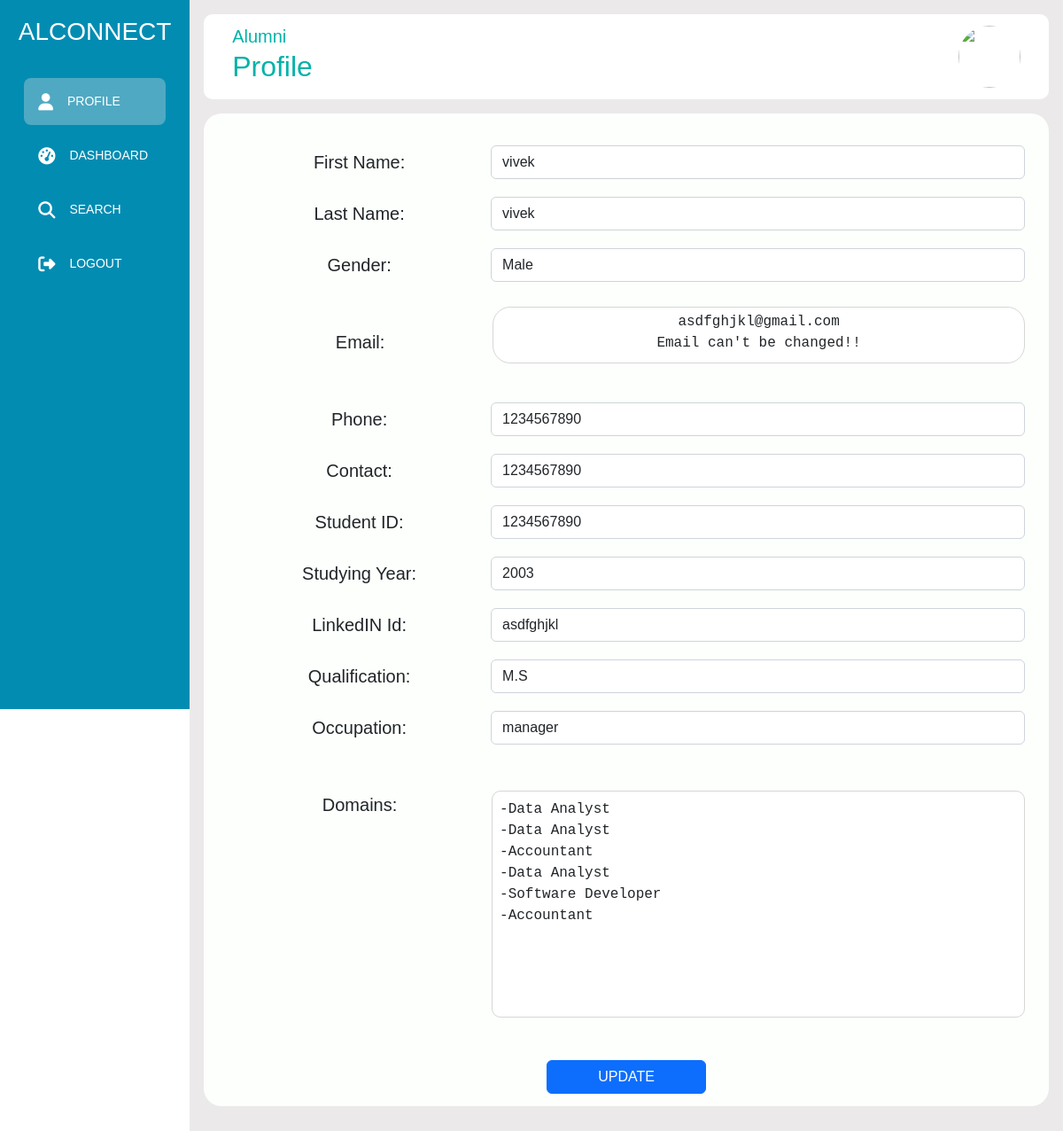
Screenshot of /alumni_profile.php (signed in) with the database file from the repository.
### tables this page shows
CREATE TABLE `alumni_record` (
  `id` int(11) NOT NULL,
  `firstname` varchar(124) NOT NULL,
  `lastname` varchar(124) NOT NULL,
  `gender` varchar(10) NOT NULL,
  `email` varchar(255) NOT NULL,
  `phone` varchar(20) NOT NULL,
  `contact` varchar(20) NOT NULL,
  `studentID` varchar(10) NOT NULL,
  `year` int(4) NOT NULL,
  `linkedin` varchar(255) NOT NULL,
  `qualification` varchar(7) NOT NULL,
  `occupation` varchar(128) NOT NULL,
  `password` varchar(255) NOT NULL
);

CREATE TABLE `alumni_domains` (
  `id` int(11) NOT NULL,
  `email` varchar(255) NOT NULL,
  `domains` varchar(255) NOT NULL
);

### alumni_profile.php (the view, shortened to what this page needs)
<?php
    require_once "connection.php";
?>
<!DOCTYPE html>
<html lang="en">
<head>
    <link rel="stylesheet" href="https://cdn.jsdelivr.net/npm/bootstrap@5.2.3/dist/css/bootstrap.min.css">
    <link rel="stylesheet" href="https://cdnjs.cloudflare.com/ajax/libs/font-awesome/6.4.0/css/all.min.css"/>
    <link rel="stylesheet" href="alumni_profile.css">
</head>
<body>
        <div class="sidebar">
            <div class="logo">
                <h3>ALCONNECT</h3>
            </div>
            <ul class="menu">
                <li class="active">
                    <a href="#">
                       <i class="fas fa-user"></i>
                        <span>Profile</span>
                    </a>
                </li>
                <li>
                    <a href="alumni_dashboard.php">
                       <i class="fas fa-tachometer-alt"></i>
                        <span>Dashboard</span>
                    </a>
                </li>
                <li>
                    <a href="alumni_search.php">
                       <i class="fas fa-search"></i>
                        <span>Search</span>
                    </a>
                </li>
                <li>
                    <a href="alumni_logout.php">
                       <i class="fas fa-sign-out-alt"></i>
                        <span>Logout</span>
                    </a>
                </li>
            </ul>
        </div>
        <div class="main--content">
            <div class="header--wrapper">
                <div class="header--title">
                    <span>Alumni</span>
                    <h2>Profile</h2>
                </div>
                <div class="user--info">
                    <a href="https://www.gecgudlavalleru.ac.in" target="_blank"><img src="Images/gud_logo.jpeg" alt=""></a>
                </div>
            </div>
            <div class="profile--section">
                <div class="profile">
                    <form action="alumni_profile.php" method="POST">
                        <?php
                            $curr_id = $_SESSION["alumniid"];
                            $sql = "SELECT * FROM alumni_record WHERE id=$curr_id";
                            $result = mysqli_query($conn, $sql);
                            if($result){
                                if(mysqli_num_rows($result) > 0){
                                    while($row = mysqli_fetch_array($result)){
                                        ?>
                                            <div class="form-group">
                                                <label for="">First Name: </label>
                                                <input type="text" name="updateFirstName" class="form-control" value="<?php  echo $row['firstname']; ?> ">
                                            </div>
                                            <div class="form-group">
                                                <label for="">Last Name: </label>
                                                <input type="text" name="updateLastName" class="form-control" value="<?php  echo $row['lastname']; ?>">
                                            </div>
                                            <div class="form-group">
                                                <label for="">Gender: </label>
                                                <input type="text" name="updateGender" class="form-control" value="<?php  echo $row['gender']; ?>">
                                            </div>
                                            <div class="form-group-email">
                                                <label for="">Email: </label>
                                                <p class="emailText" style="height: 4em;">
                                                    <?php
                                                       echo $row['email'];
                                                        ?>
                                                            <br>
                                                    Email can't be changed!!
                                                </p>
                                           </div>
                                            <div class="form-group">
                                                <label for="">Phone: </label>
                                                <input type="text" name="updatePhone" class="form-control" value="<?php  echo $row['phone']; ?>">
                                            </div>
                                            <div class="form-group">
                                                <label for="">Contact: </label>
                                                <input type="text" name="updateContact" class="form-control" value="<?php  echo $row['contact']; ?>">
                                            </div>
                                            <div class="form-group">
                                                <label for="">Student ID:  </label>
                                                <input type="text" name="updateStudentID" class="form-control" value="<?php  echo $row['studentID']; ?>">
                                            </div>
                                            <div class="form-group">
                                                <label for="">Studying Year: </label>
                                                <input type="text" name="updateYear" class="form-control" value="<?php  echo $row['year']; ?>">
                                            </div>
                                            <div class="form-group">
                                                <label for="">LinkedIN Id: </label>
                                                <input type="text" name="updateLinkedin" class="form-control" value="<?php  echo $row['linkedin']; ?>">
                                            </div>
                                            <div class="form-group">
                                                <label for="">Qualification: </label>
                                                <input type="text" name="updateQualification" class="form-control" value="<?php  echo $row['qualification']; ?>">
                                            </div>
                                            <div class="form-group">
                                                <label for="">Occupation: </label>
                                                <input type="text" name="updateOccupation" class="form-control" value="<?php  echo $row['occupation']; ?>">
                                            </div>
                                            <div class="form-group-email">
                                                <label for="">Domains: </label>
                                                <p class="domainText" style="
                                                    width: 100%;
                                                    background: #fff;
                                                    padding: .5em;
                                                    height: 16em;
                                                    font-family: monospace;
                                                    /* text-align: center; */
                                                    border-radius: 10px;
                                                    border: 1px rgb(215, 214, 214) solid;
                                                    margin-top: 15em;
                                                ">
                                                    <?php
                                                        $tmp_email = $row['email'];
                                                        $sql = "SELECT * FROM alumni_domains where email='$tmp_email'";
                                                        $answer = mysqli_query($conn, $sql);
                                                        if($answer){
                                                            if(mysqli_num_rows($answer) > 0){
                                                            foreach($answer as $item){
                                                                echo '-'.$item['domains'];
                                                                ?>
                                                                    <br>
                                                                <?php
                                                            }
                                                            }
                                                        }
                                                    ?>
                                                </p>
                                            </div>
                                        <?php
                                    }
                                }
                            }
                        ?>
                        <div class="button">
                            <button type="submit" name="alumni_update" class="btn btn-primary">UPDATE</button>
                        </div>
                    </form>
                </div>
            </div>
        </div>
</body>
</html>

### alumni_profile.css (style rules this page uses)
* { margin: 0; padding: 0; box-sizing: border-box; border: none; outline: none; font-family: 'Poppins', sans-serif; }
body { display: flex; height: 80em; }
.sidebar { position: sticky; top: 0; left: 0; bottom: 0; width: 250px; height: 100vh; padding: 0 1.7rem; color: #fff; overflow: hidden; transition: all 0.5s linear; background: rgb(3, 140, 178); }
.logo { display: flex; justify-content: center; align-items: center; height: 80px; padding: 16px; }
.menu { height: 88%; position: relative; list-style: none; padding: 0; }
.menu li { padding: 1em; margin: 8px 0; border-radius: 8px; transition: all .5s ease-in-out; }
.menu li:hover, .active { background: #e0e0e058; }
.menu a { color: #fff; font-size: 14px; text-decoration: none; display: flex; align-items: center; text-transform: uppercase; gap: 1rem; }
.menu a span { overflow: hidden; }
.menu a i { font-size: 1.2rem; }
.main--content { position: relative; background: #ebe9e9; width: 100%; padding: 1rem; }
.header--wrapper img { width: 70px; height: 70px; border-radius: 50%; cursor: pointer; }
.header--wrapper { display: flex; justify-content: space-between; align-items: center; flex-wrap: wrap; background: #fff; border-radius: 10px; padding: 10px 2rem; margin-bottom: 1rem; font-size: 20px; }
.header--title { color: rgb(3, 178, 169); }
.profile--section { display:flex; justify-content: center; align-items: center; min-height: 80vh; height: 70em; width: 100%; }
.profile { background: rgb(252, 255, 252); padding: 1em 0; border-radius: 20px; display: flex; height: 70em; justify-content: center; align-items: left; text-align: center; width: 100%; }
.form-group { margin: 1em 0em; width: 900px; display: flex; justify-content: center; align-items: center; font-size: 20px; }
.form-group input { width: 100%; }
.form-group label { width: 50%; }
.form-group-email { margin: 1em 0em; width: 100%; height: 6em; display: flex; justify-content: left; align-items: center; }
.form-group-email label { font-size: 20px; width: 50%; }
.emailText { width: 100%; background: #fff; padding: .2em; height: 4em; font-family: monospace; text-align: center; border-radius: 20px; border: 1px rgb(215, 214, 214) solid; }
.domainText { width: 100%; background: #fff; padding: .2em; height: 16em; font-family: monospace; text-align: left; border-radius: 10px; border: 1px rgb(215, 214, 214) solid; margin-top: 15em; }
.btn-primary { width: 20%; text-align: center; }
.button { margin-top: 15em; background: transparent; text-align: center; }

### rows the page displays
alumni_record: updateFirstName "vivek", updateLastName "vivek", updateGender "Male", email "asdfghjkl@gmail.com", updatePhone "1234567890", updateContact "1234567890", updateStudentID "1234567890", updateYear "2003", updateLinkedin "asdfghjkl", updateQualification "M.S", updateOccupation "manager"
alumni_domains: domains "Data Analyst"
alumni_domains: domains "Data Analyst"
alumni_domains: domains "Accountant"
alumni_domains: domains "Data Analyst"
alumni_domains: domains "Software Developer"
alumni_domains: domains "Accountant"
